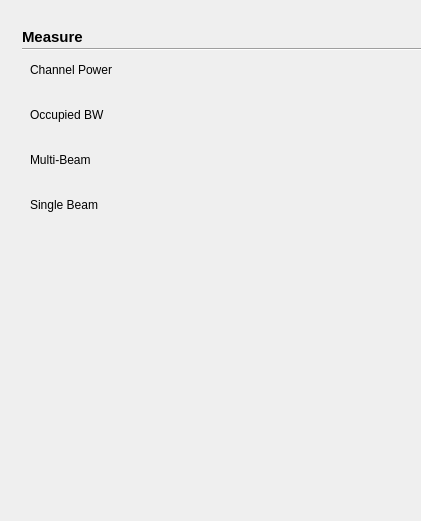
  <widget class="QWidget" name="fivegnrmeawid" native="true">
   <property name="geometry">
    <rect>
     <x>-30</x>
     <y>280</y>
     <width>421</width>
     <height>521</height>
    </rect>
   </property>
   <property name="styleSheet">
    <string notr="true">#plusmode[pltdismode=&quot;night&quot;] #fivegnrmeawid
{	
background-color: rgba(0, 0, 0,1);
}
#plusmode[pltdismode=&quot;indoor&quot;] #fivegnrmeawid
{	
background-color:rgba(255,255,255,1);
}

#plusmode[pltdismode=&quot;indoor&quot;] QPushButton:!checked
{
font: 11pt &quot;Arial&quot;;
font-weight:normal;
background-color: rgba(237, 212, 0,0);
color: rgb(105, 105, 105);
}
#plusmode[pltdismode=&quot;night&quot;] QPushButton:!checked
{
font: 11pt &quot;Arial&quot;;
font-weight:normal;
color: rgb(250,218,166);
background-color: rgb(24,23,20);
}
#plusmode[pltdismode=&quot;indoor&quot;] QPushButton:checked
{
font: 75 11pt &quot;Arial&quot;;
font-weight:bold;
background-color: rgb(255,181,0);
color: rgb(57, 57, 57);
}
#plusmode[pltdismode=&quot;night&quot;] QPushButton:checked
{
font: 75 11pt &quot;Arial&quot;;
font-weight:bold;
background-color: rgb(255, 156, 0);
color: rgb(0, 0, 0);
}

QPushButton{border-style:flat;text-align:left;}
QPushButton{padding-left:10px}</string>
   </property>
   <widget class="QPushButton" name="pushButton_52">
    <property name="geometry">
     <rect>
      <x>20</x>
      <y>55</y>
      <width>300</width>
      <height>30</height>
     </rect>
    </property>
    <property name="font">
     <font>
      <family>Arial</family>
     </font>
    </property>
    <property name="text">
     <string>Channel Power</string>
    </property>
    <property name="checkable">
     <bool>true</bool>
    </property>
    <property name="checked">
     <bool>true</bool>
    </property>
    <property name="autoExclusive">
     <bool>true</bool>
    </property>
   </widget>
   <widget class="QPushButton" name="pushButton_105">
    <property name="geometry">
     <rect>
      <x>20</x>
      <y>100</y>
      <width>300</width>
      <height>30</height>
     </rect>
    </property>
    <property name="font">
     <font>
      <family>Arial</family>
     </font>
    </property>
    <property name="text">
     <string>Occupied BW</string>
    </property>
    <property name="checkable">
     <bool>true</bool>
    </property>
    <property name="autoExclusive">
     <bool>true</bool>
    </property>
   </widget>
   <widget class="QLabel" name="label_11">
    <property name="geometry">
     <rect>
      <x>22</x>
      <y>28</y>
      <width>111</width>
      <height>17</height>
     </rect>
    </property>
    <property name="font">
     <font>
      <family>Arial</family>
      <pointsize>11</pointsize>
      <weight>75</weight>
      <bold>true</bold>
     </font>
    </property>
    <property name="styleSheet">
     <string notr="true">#plusmode[pltdismode=&quot;indoor&quot;] QLabel 
 {
color:rgba(9, 73, 108,1);
	background-color: white;
}
#plusmode[pltdismode=&quot;night&quot;] QLabel 
 {
color:rgba(7,97,116,1);
	background-color: black;
}
</string>
    </property>
    <property name="text">
     <string>Measure</string>
    </property>
   </widget>
   <widget class="Line" name="line_12">
    <property name="geometry">
     <rect>
      <x>22</x>
      <y>48</y>
      <width>400</width>
      <height>2</height>
     </rect>
    </property>
    <property name="styleSheet">
     <string notr="true">#plusmode[pltdismode=&quot;indoor&quot;] #line_12
 {
background-color:rgba(6,62,97,1);	
}
#plusmode[pltdismode=&quot;night&quot;] #line_12
 {
background-color:rgba(7,97,116,1);
}</string>
    </property>
    <property name="orientation">
     <enum>Qt::Horizontal</enum>
    </property>
   </widget>
   <widget class="QPushButton" name="pushButton_106">
    <property name="geometry">
     <rect>
      <x>20</x>
      <y>145</y>
      <width>300</width>
      <height>30</height>
     </rect>
    </property>
    <property name="font">
     <font>
      <family>Arial</family>
     </font>
    </property>
    <property name="text">
     <string>Multi-Beam</string>
    </property>
    <property name="checkable">
     <bool>true</bool>
    </property>
    <property name="autoExclusive">
     <bool>true</bool>
    </property>
   </widget>
   <widget class="QPushButton" name="pushButton_107">
    <property name="geometry">
     <rect>
      <x>20</x>
      <y>190</y>
      <width>300</width>
      <height>30</height>
     </rect>
    </property>
    <property name="font">
     <font>
      <family>Arial</family>
     </font>
    </property>
    <property name="text">
     <string>Single Beam</string>
    </property>
    <property name="checkable">
     <bool>true</bool>
    </property>
    <property name="autoExclusive">
     <bool>true</bool>
    </property>
   </widget>
  </widget>
